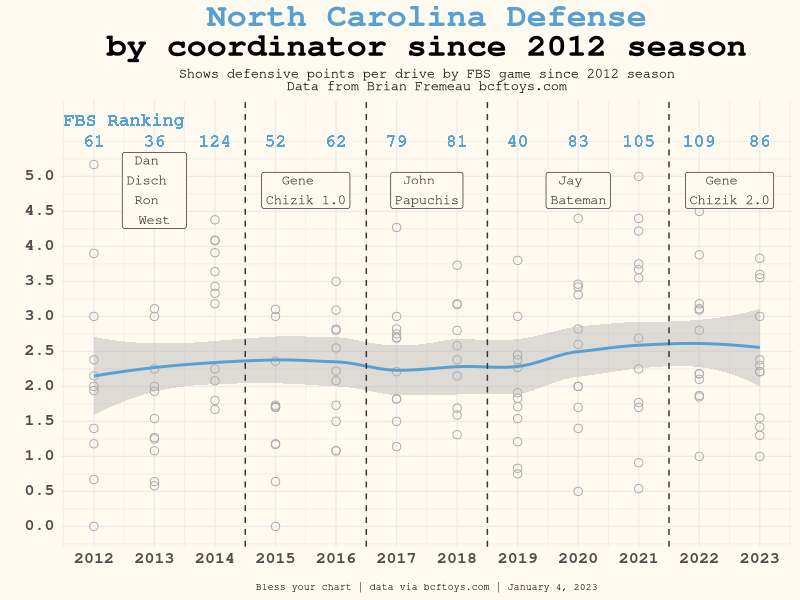

This chart was generated by the following R code:
## ---- chunk 1
fball <- readr::read_csv("uncfball-d.csv")
## ---- chunk 2
theme_me <- function() {
  # Create a base theme with minimal style
  base_theme <- ggplot2::theme_minimal(base_size = 10, base_family = "RobotoCondensed-Regular")
  
  # Customize the base theme with additional modifications
  custom_theme <- base_theme +
    ggplot2::theme(
      plot.title = ggplot2::element_text(
        hjust = 0.5,
        size = 24,
        face = "bold"
      ),
      plot.subtitle = ggplot2::element_text(
        hjust = 0.5,
        size = 10,
      ),
      plot.caption = ggplot2::element_text(
        hjust = 0.5,
        size = 6,
        lineheight = 0.35,
        margin = ggplot2::margin(t = 0.5)
      ),
      plot.background = ggplot2::element_rect(fill = "floralwhite", color = "floralwhite")
    )
  
  return(custom_theme)
} 

fball |> 
  dplyr::group_by(Year) |> 
  dplyr::mutate(game_no = dplyr::row_number()) |> 
  dplyr::ungroup() |> 
  ggplot2::ggplot(ggplot2::aes(x = Year, y = DPD, label = rk)) +
  ggplot2::geom_point(shape = 1, color = "#acacac", size = 2.5) +
  ggplot2::geom_smooth(fill = "#acacac", color = "#56a0d3") +
  ggplot2::scale_y_continuous(breaks = seq(0, 5, 0.5)) +
  ggplot2::scale_x_continuous(breaks = seq(2012, 2023, 1)) +
    ggplot2::geom_vline(xintercept = c(2014.5, 2016.5, 2018.5, 2021.5), color = "#333333", linetype = "dashed") +
  ggplot2::geom_text(ggplot2::aes(x = Year, y = 5.5, size = 4.5, face ='bold', family = 'mono'), color = "#56a0d3") +
    ggplot2::geom_text(ggplot2::aes(x = 2012.5, y = 5.8, label = "FBS Ranking",size = 4.5, face ='bold', family = 'mono'), color = "#56a0d3") +
  theme_me() +
  ggplot2::theme(legend.position = "none", 
                 plot.title = ggtext::element_markdown(face ='bold', family = 'mono'),         
                 strip.text.x = ggtext::element_markdown(size = 12, 
                                                         face ='bold', family = 'mono'),
                 plot.subtitle = ggtext::element_markdown(size = 10, family = "mono"),
                 plot.caption = ggtext::element_markdown(size = 7, family = 'mono'),
                 axis.text.x = ggtext::element_markdown(size = 12, family = 'mono', face ='bold'),  
                 axis.text.y = ggtext::element_markdown(size = 12, family = 'mono', face ='bold')
  ) +
  ggplot2::labs(x = "",
                y = "",
                title = "<span style='color:#56a0d3;'>North Carolina Defense</span>  \nby coordinator since 2012 season",
                subtitle = "Shows defensive points per drive by FBS game since 2012 season  \nData from Brian Fremeau bcftoys.com",
                caption = "Bless your chart | data via bcftoys.com | January 4, 2023"
  ) +
   ggplot2::annotate(
        "label",
        x = 2013,
        y = 4.8,
        label = "Dan  \nDisch  \nRon  \nWest",
        family = 'mono', 
        face ='bold',
        size = 3.5,
        color = "#333333",
        fill = "floral white"
    ) +
     ggplot2::annotate(
        "label",
        x = 2015.5,
        y = 4.8,
        label = "Gene  \nChizik 1.0",
        family = 'mono', 
        face ='bold',
        size = 3.5,
        color = "#333333",
        fill = "floral white"
    ) +
      ggplot2::annotate(
        "label",
        x = 2017.5,
        y = 4.8,
        label = "John  \nPapuchis",
        family = 'mono', 
        face ='bold',
        size = 3.5,
        color = "#333333",
        fill = "floral white"
    ) +
     ggplot2::annotate(
        "label",
        x = 2020,
        y = 4.8,
        label = "Jay  \nBateman",
        family = 'mono', 
        face ='bold',
        size = 3.5,
        color = "#333333",
        fill = "floral white"
    ) +
    ggplot2::annotate(
        "label",
        x = 2022.5,
        y = 4.8,
        label = "Gene  \nChizik 2.0",
        family = 'mono', 
        face ='bold',
        size = 3.5,
        color = "#333333",
        fill = "floral white"
    )  -> uncd_plot


uncd_plot

ggplot2::ggsave(
  "uncd_plot.png",
  uncd_plot,
  w = 8,
  h = 8,
  dpi = 600,
  type = 'cairo'
)
